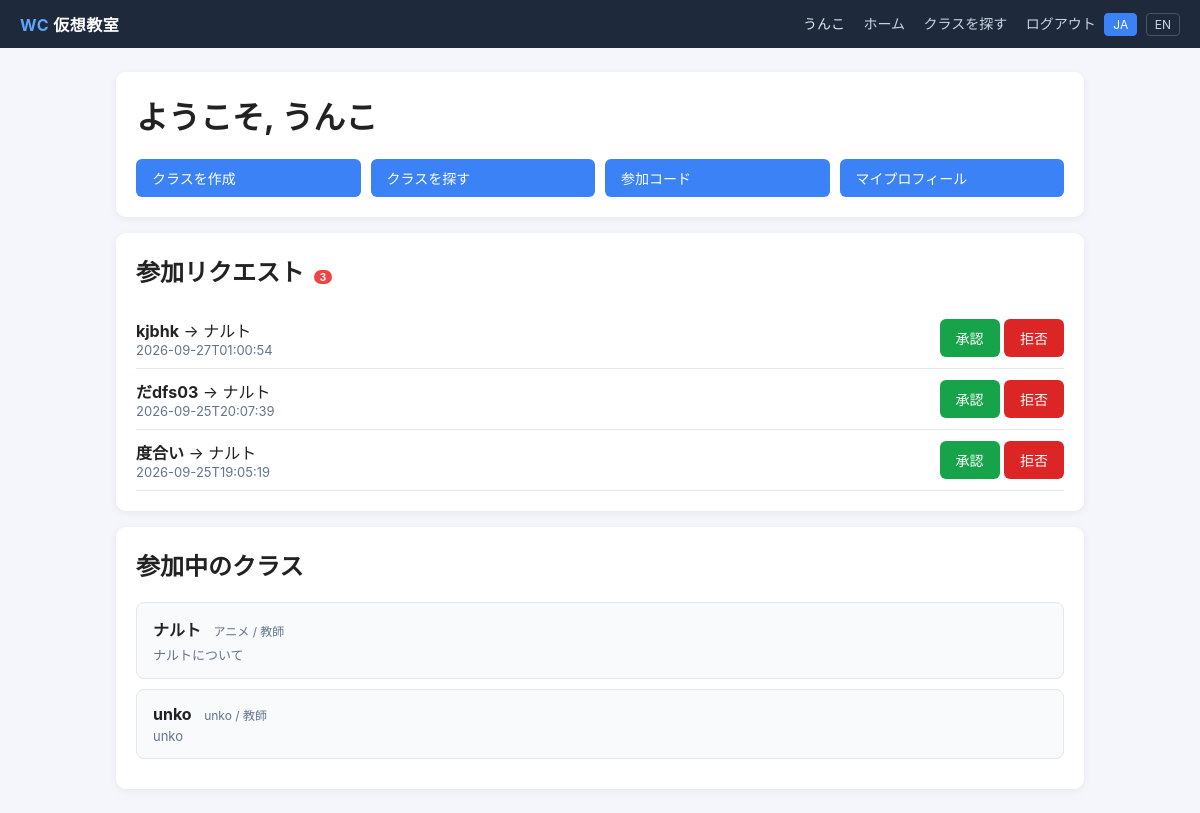
The app's page /dashboard (signed in) with its own data.
### tables this page shows
CREATE TABLE users (
        id INTEGER PRIMARY KEY AUTOINCREMENT,
        name TEXT NOT NULL UNIQUE,
        created_at TEXT NOT NULL
    , lang TEXT DEFAULT 'ja', title TEXT DEFAULT '', bio TEXT DEFAULT '');

CREATE TABLE join_requests (
        id INTEGER PRIMARY KEY AUTOINCREMENT,
        class_id INTEGER NOT NULL,
        user_id INTEGER NOT NULL,
        status TEXT NOT NULL DEFAULT 'pending',
        created_at TEXT NOT NULL,
        UNIQUE(class_id, user_id)
    );

CREATE TABLE classes (
        id INTEGER PRIMARY KEY AUTOINCREMENT,
        title TEXT NOT NULL,
        subject TEXT NOT NULL,
        description TEXT,
        teacher_id INTEGER NOT NULL,
        join_code TEXT NOT NULL UNIQUE,
        created_at TEXT NOT NULL, blackboard TEXT DEFAULT '', ai_mode INTEGER DEFAULT 0, stage INTEGER DEFAULT 0, is_public INTEGER DEFAULT 1, ai_teacher_mode INTEGER DEFAULT 0, teaching_focus TEXT DEFAULT '', taught_by TEXT DEFAULT '',
        FOREIGN KEY (teacher_id) REFERENCES users(id)
    );

CREATE TABLE enrollments (
        id INTEGER PRIMARY KEY AUTOINCREMENT,
        class_id INTEGER NOT NULL,
        user_id INTEGER NOT NULL,
        role TEXT NOT NULL,
        joined_at TEXT NOT NULL,
        UNIQUE(class_id, user_id),
        FOREIGN KEY (class_id) REFERENCES classes(id),
        FOREIGN KEY (user_id) REFERENCES users(id)
    );

### main.py (the view)
@app.get("/dashboard", response_class=HTMLResponse)
def dashboard(request: Request):
    user = current_user(request)
    if not user:
        return RedirectResponse("/login")
    classes = list_classes_for_user(user["id"])
    pending = list_pending_requests_for_teacher(user["id"])
    my_requests = list_my_requests(user["id"])
    pending_count = count_pending_for_teacher(user["id"])
    flash = request.session.pop("flash", None)
    return templates.TemplateResponse(
        request, "dashboard.html",
        ctx(request, user, classes=classes, pending=pending,
            my_requests=my_requests, pending_count=pending_count, flash=flash),
    )

### templates/dashboard.html (shortened to what this page needs)
{% extends "base.html" %}
{% block content %}
<div class="card">
  <h1>{{ T.welcome }}, {{ user.name }}</h1>
  <div class="row">
    <a class="btn" href="/create_class">{{ T.create_class }}</a>
    <a class="btn gray" href="/classes">{{ T.join_class }}</a>
    <a class="btn gray" href="/join_class">{{ T.join_code }}</a>
    <a class="btn gray" href="/u/{{ user.id }}">{{ T.my_profile }}</a>
  </div>
</div>
{% if pending_count > 0 %}
<div class="card">
  <h2>{{ T.pending_requests }} <span class="badge-count">{{ pending_count }}</span></h2>
  {% for r in pending %}
  <div style="display:flex;justify-content:space-between;align-items:center;padding:10px 0;border-bottom:1px solid #e2e8f0;">
    <div>
      <strong>{{ r.user_name }}</strong> → {{ r.class_title }}
      <div class="muted">{{ r.created_at }}</div>
    </div>
    <div>
      <form method="post" action="/requests/{{ r.id }}/approve" style="display:inline;">
        <button class="green" type="submit">{{ T.approve }}</button>
      </form>
      <form method="post" action="/requests/{{ r.id }}/reject" style="display:inline;">
        <button class="red" type="submit">{{ T.reject }}</button>
      </form>
    </div>
  </div>
  {% endfor %}
</div>
{% endif %}
<div class="card">
  <h2>{{ T.my_classes }}</h2>
  {% if classes %}
    {% for c in classes %}
    <a class="class-item" href="/class/{{ c.id }}">
      <strong>{{ c.title }}</strong>
      <span class="role">{{ c.subject }} / {{ T[c.role] if c.role in ['teacher','student'] else c.role }}</span>
      <div class="muted" style="margin-top:4px;">{{ c.description or "" }}</div>
    </a>
    {% endfor %}
  {% else %}
    <p class="muted">{{ T.no_classes }}</p>
  {% endif %}
</div>
{% endblock %}

### templates/base.html (shortened to what this page needs)
<!DOCTYPE html>
<html lang="{{ lang }}">
<head>
</head>
<body>
<header>
  <div class="brand"><span>WC</span> {{ T.app_title }}</div>
  <div>
    {% if user %}
      <a href="/u/{{ user.id }}"><span class="user">{{ user.name }}</span></a>
      <a href="/dashboard">{{ T.home }}</a>
      <a href="/classes">{{ T.join_class }}</a>
      <a href="/logout">{{ T.logout }}</a>
      <span class="lang">
        <a href="/lang/ja" class="{% if lang == 'ja' %}active{% endif %}">JA</a>
        <a href="/lang/en" class="{% if lang == 'en' %}active{% endif %}">EN</a>
      </span>
    {% else %}
      <span class="lang">
        <a href="/lang/ja" class="{% if lang == 'ja' %}active{% endif %}">JA</a>
        <a href="/lang/en" class="{% if lang == 'en' %}active{% endif %}">EN</a>
      </span>
    {% endif %}
  </div>
</header>
<main>
{% block content %}{% endblock %}
</main>
</body>
</html>

### templates/base.html (style rules this page uses)
* { box-sizing: border-box; }
body { font-family: -apple-system, BlinkMacSystemFont, "Hiragino Sans", "Segoe UI", sans-serif; margin: 0; background: #f4f6fb; color: #222; }
header { background: #1e293b; color: #fff; padding: 12px 20px; display: flex; justify-content: space-between; align-items: center; flex-wrap: wrap; gap: 8px; }
header a { color: #cbd5e1; text-decoration: none; margin-left: 14px; font-size: 14px; }
header .brand { font-weight: 700; font-size: 16px; letter-spacing: .5px; }
header .brand span { color: #60a5fa; }
header .user { font-size: 14px; color: #e2e8f0; }
header .lang a { display: inline-block; padding: 3px 8px; border-radius: 4px; border: 1px solid #475569; margin-left: 4px; font-size: 12px; }
header .lang a.active { background: #3b82f6; border-color: #3b82f6; color: #fff; }
.badge-count { background: #ef4444; color: #fff; font-size: 10px; padding: 1px 6px; border-radius: 8px; margin-left: 4px; }
main { max-width: 1000px; margin: 24px auto; padding: 0 16px; }
.card { background: #fff; border-radius: 10px; padding: 20px; box-shadow: 0 2px 8px rgba(0,0,0,0.06); margin-bottom: 16px; }
h1, h2 { margin-top: 0; }
button, .btn { background: #3b82f6; color: #fff; border: none; padding: 9px 16px; border-radius: 6px; font-size: 14px; cursor: pointer; display: inline-block; text-decoration: none; }
button.green { background: #16a34a; }
button.red { background: #dc2626; }
.class-item { display: block; padding: 14px 16px; border: 1px solid #e2e8f0; border-radius: 8px; margin-bottom: 10px; text-decoration: none; color: #222; background: #f8fafc; }
.role { font-size: 12px; color: #64748b; margin-left: 8px; }
.row { display: flex; gap: 10px; flex-wrap: wrap; }
.row > * { flex: 1; min-width: 180px; }
.muted { color: #64748b; font-size: 13px; }

### records on screen
users: name "うんこ"
join_requests: user_name "kjbhk", class_title "ナルト", created_at "2026-09-27T01:00:54", approve "承認", reject "拒否"
join_requests: user_name "だdfs03", class_title "ナルト", created_at "2026-09-25T20:07:39", approve "承認", reject "拒否"
join_requests: user_name "度合い", class_title "ナルト", created_at "2026-09-25T19:05:19", approve "承認", reject "拒否"
enrollments: title "ナルト", subject "アニメ", role "教師", description "ナルトについて"
enrollments: title "unko", subject "unko", role "教師", description "unko"

### other values on screen
{{ T.app_title }} "仮想教室"
{{ T.home }} "ホーム"
{{ T.join_class }} "クラスを探す"
{{ T.logout }} "ログアウト"
{{ T.welcome }} "ようこそ"
{{ T.create_class }} "クラスを作成"
{{ T.join_code }} "参加コード"
{{ T.my_profile }} "マイプロフィール"
{{ T.pending_requests }} "参加リクエスト"
{{ pending_count }} "3"
{{ T.my_classes }} "参加中のクラス"
